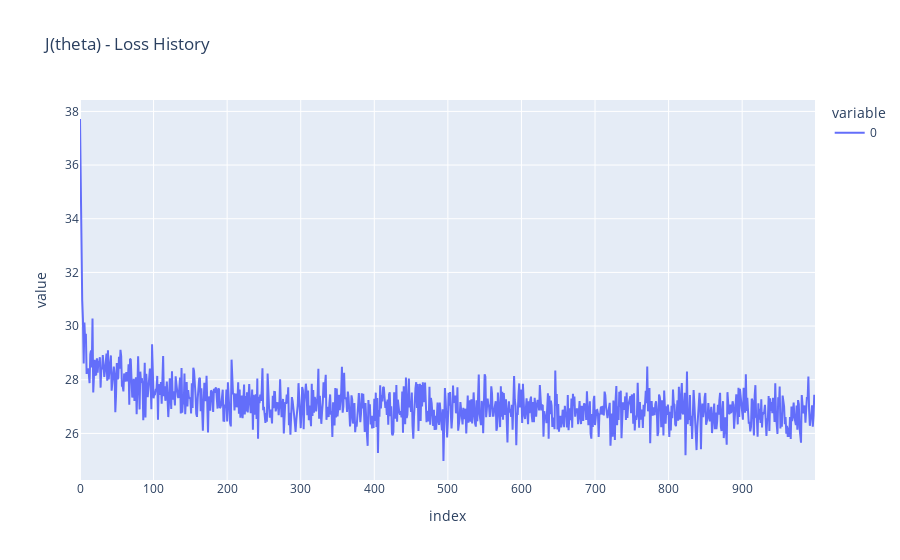

Notebook cell for this chart:
### Code cell
theta_days, j_history_days = train_model(spl_days_std["X_train"], spl_days_std["y_train"], 0.1, 2039, 1000)

print(theta_days)

fig = px.line(j_history_days, title="J(theta) - Loss History")
fig.show()

### Figure 1 — Plotly figure (JSON) as saved in the notebook; plotly's stock layout.template omitted (floating-point values rounded to 4 significant figures; data arrays with more than 128 entries replaced by an {"elided": "..."} marker saying what was removed)
{"data": [{"hovertemplate": "variable=0<br>index=%{x}<br>value=%{y}<extra></extra>", "legendgroup": "0", "line": {"color": "#636efa", "dash": "solid"}, "marker": {"symbol": "circle"}, "mode": "lines", "name": "0", "orientation": "v", "showlegend": true, "type": "scatter", "x": {"elided": "1000 int values"}, "xaxis": "x", "y": {"elided": "1000 float values"}, "yaxis": "y"}], "layout": {"legend": {"title": {"text": "variable"}, "tracegroupgap": 0}, "title": {"text": "J(theta) - Loss History"}, "xaxis": {"anchor": "y", "domain": [0, 1], "title": {"text": "index"}}, "yaxis": {"anchor": "x", "domain": [0, 1], "title": {"text": "value"}}}}
